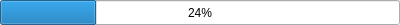
<?xml version="1.0" encoding="UTF-8"?>
<ui version="4.0">
 <class>group_dowpad</class>
 <widget class="QWidget" name="group_dowpad">
  <property name="geometry">
   <rect>
    <x>0</x>
    <y>0</y>
    <width>400</width>
    <height>25</height>
   </rect>
  </property>
  <property name="windowTitle">
   <string>group_dowpad</string>
  </property>
  <widget class="QProgressBar" name="progressBar">
   <property name="geometry">
    <rect>
     <x>0</x>
     <y>0</y>
     <width>400</width>
     <height>25</height>
    </rect>
   </property>
   <property name="value">
    <number>24</number>
   </property>
  </widget>
 </widget>
 <layoutdefault spacing="6" margin="11"/>
 <resources/>
 <connections/>
</ui>
